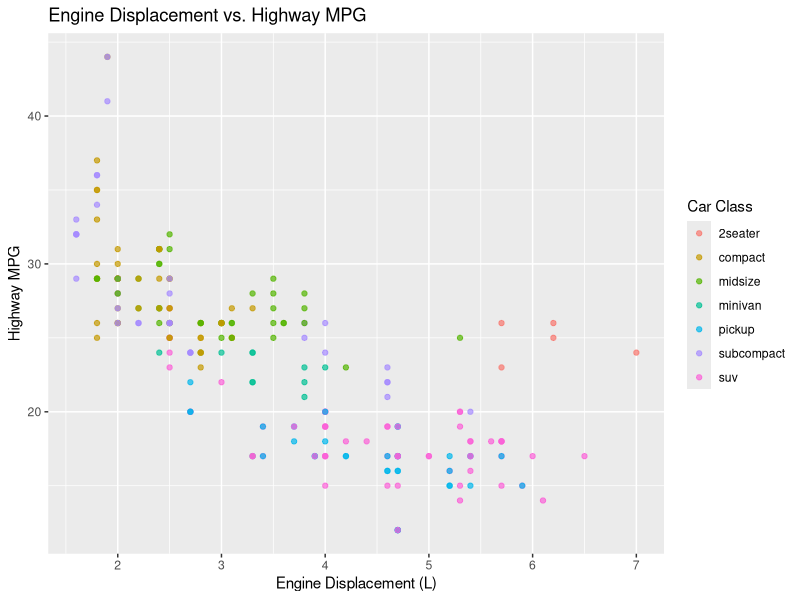

The R script that drew this image:
## ---- chunk 1
#| message: false
library(tidyverse)
## ---- chunk 2
ggplot(mpg, aes(x = displ, y = hwy, color = class)) +
  geom_point(alpha = 0.7) +
  labs(
    title = "Engine Displacement vs. Highway MPG",
    x = "Engine Displacement (L)",
    y = "Highway MPG",
    color = "Car Class"
  )
